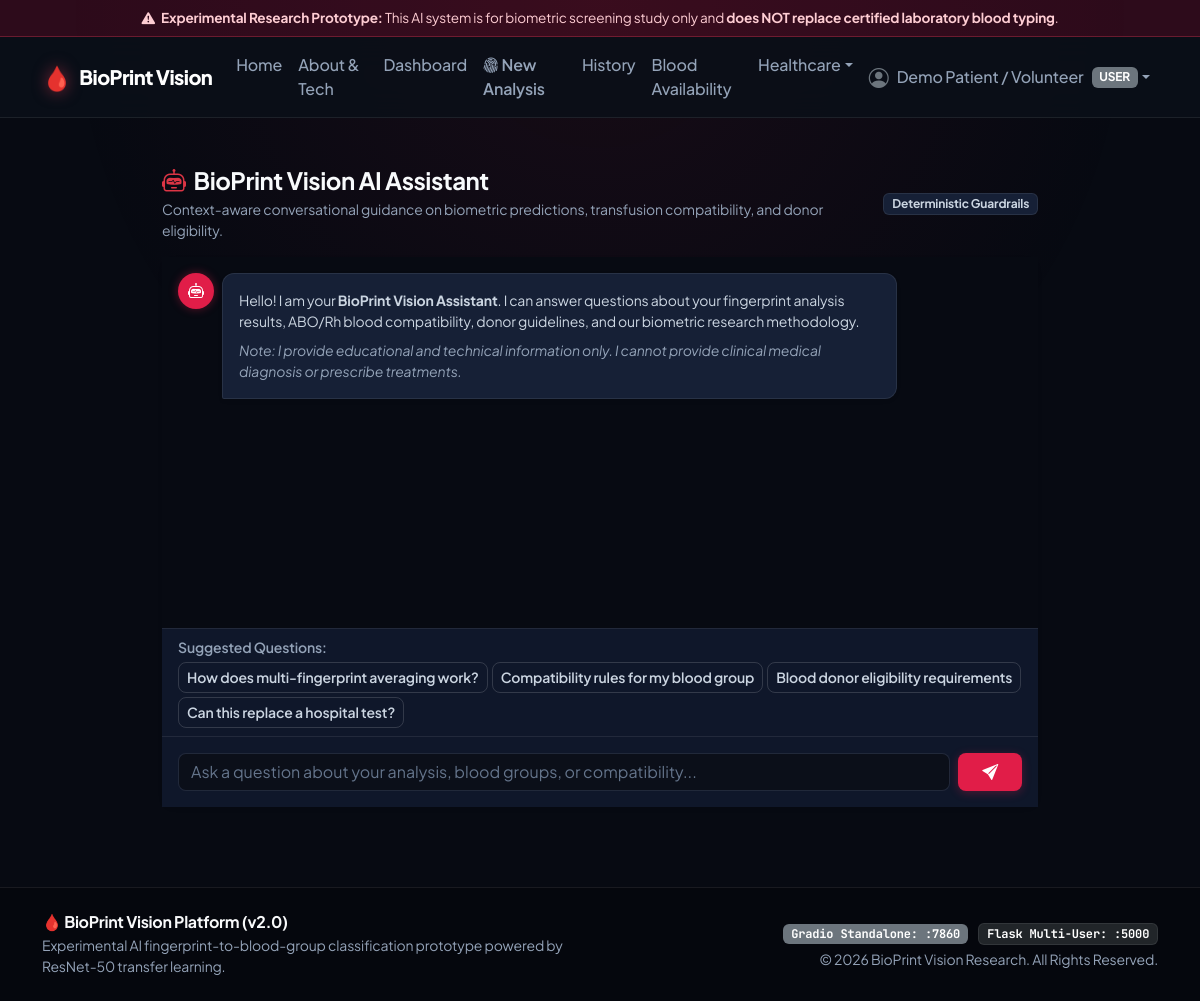
Before: /assistant?analysis_id=39 (signed in) with the older database file.
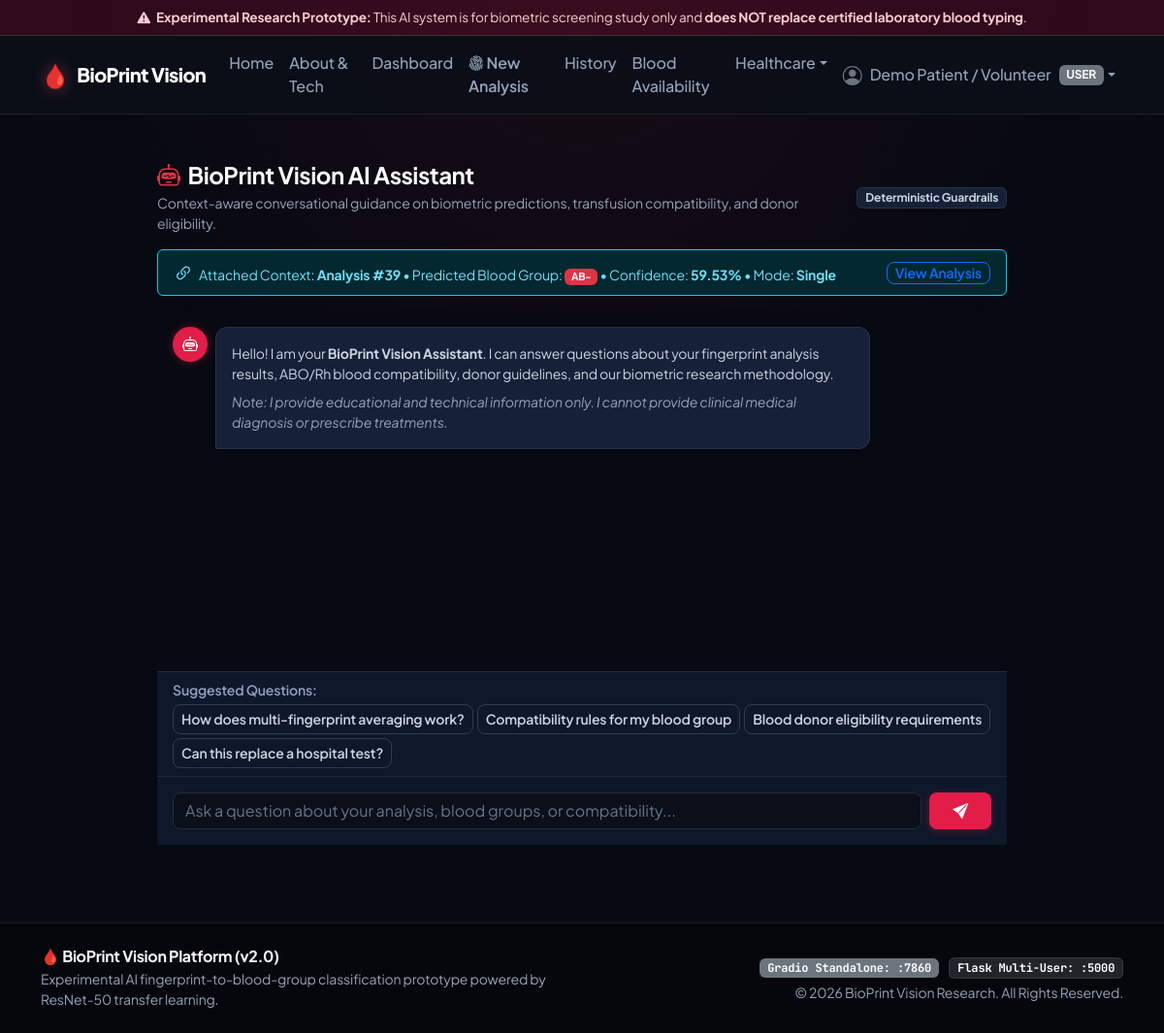
After: the same page with the newer database file.
### database/models.py (models this page shows, shortened)
class Analysis(db.Model):
    __tablename__ = "analyses"
    id = db.Column(db.Integer, primary_key=True, autoincrement=True)
    user_id = db.Column(db.Integer, db.ForeignKey("users.id", ondelete="CASCADE"), nullable=False, index=True)
    final_blood_group = db.Column(db.String(10), nullable=False, index=True)
    final_confidence = db.Column(db.Float, nullable=False)
    fingerprints_detected = db.Column(db.Integer, nullable=False, default=1)
    fingerprints_analyzed = db.Column(db.Integer, nullable=False, default=1)
    fingerprints_excluded = db.Column(db.Integer, nullable=False, default=0)
    agreement_percentage = db.Column(db.Float, nullable=False, default=100.0)
    mode = db.Column(db.String(20), nullable=False, default="single")  # single, multiple
    image_path = db.Column(db.String(255), nullable=True)
    annotated_image_path = db.Column(db.String(255), nullable=True)
    notes = db.Column(db.Text, nullable=True)
    created_at = db.Column(db.DateTime, nullable=False, default=datetime.utcnow, index=True)
    fingerprints = db.relationship("FingerprintResult", backref="analysis", lazy=True, cascade="all, delete-orphan")
    reports = db.relationship("Report", backref="analysis", lazy=True, cascade="all, delete-orphan")

### routes/assistant.py (the view)
@assistant_bp.route("/assistant")
@login_required
def chat_view():
    analysis_id = request.args.get("analysis_id", type=int)
    active_analysis = None
    if analysis_id:
        active_analysis = Analysis.query.filter_by(id=analysis_id, user_id=g.user.id).first()
    return render_template("assistant/chat.html", active_analysis=active_analysis)

### routes/auth.py (called while the page is built)
def get_current_user():
    user_id = session.get("user_id")
    if user_id:
        return db.session.get(User, user_id)
    return None

def login_required(f):
    @wraps(f)
    def decorated_function(*args, **kwargs):
        if "user_id" not in session:
            flash("Please sign in to access this page.", "warning")
            return redirect(url_for("auth.login", next=request.path))
        return f(*args, **kwargs)
    return decorated_function

@auth_bp.before_app_request
def load_logged_in_user():
    g.user = get_current_user()

### templates/assistant/chat.html (shortened to what the changed rows need)
{% extends "base.html" %}
{% block content %}
<div class="container py-2" style="max-width: 900px;">
    <div class="d-flex justify-content-between align-items-center mb-3">
        <div>
            <h2 class="h4 fw-bold mb-1">
                <i class="bi bi-robot text-danger me-2"></i>BioPrint Vision AI Assistant
            </h2>
        </div>
    </div>
    {% if active_analysis %}
    <div class="alert alert-info border-info d-flex align-items-center justify-content-between mb-3 py-2 px-3 shadow-sm" role="alert">
        <div class="small">
            <i class="bi bi-link-45deg me-1 fs-5"></i>
            Attached Context: <strong>Analysis #{{ active_analysis.id }}</strong> &bull;
            Predicted Blood Group: <span class="badge bg-danger">{{ active_analysis.final_blood_group }}</span> &bull;
            Confidence: <strong>{{ "%.2f"|format(active_analysis.final_confidence) }}%</strong> &bull;
            Mode: <strong>{{ active_analysis.mode|capitalize }}</strong>
        </div>
        <a href="{{ url_for('analysis.view_analysis', analysis_id=active_analysis.id) }}" class="btn btn-sm btn-outline-primary py-0">View Analysis</a>
    </div>
    {% endif %}
</div>
{% endblock %}

Changed rows visible on the page:
added Analysis: id "39", final_blood_group "AB-", final_confidence "59.53", mode "Single"
Other visible differences:
text now shown: "Attached Context: Analysis # • Predicted Blood Group: • Confidence: % • Mode: View Analysis"
